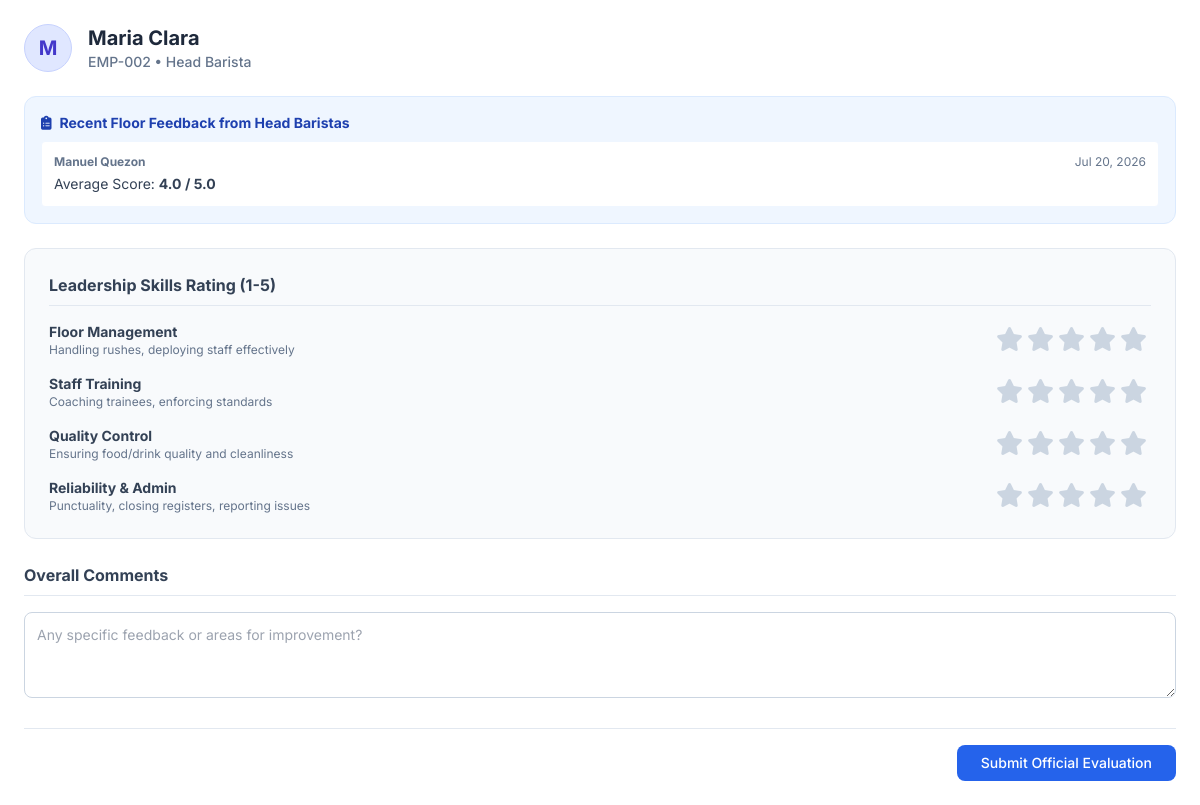
Screenshot of /cafe_hrms/performance_form.php?employee_id=2 (signed in) with the database file from the repository.
### tables this page shows
CREATE TABLE `employees` (
  `id` int NOT NULL,
  `employee_id` varchar(80) NOT NULL,
  `first_name` varchar(150) DEFAULT NULL,
  `last_name` varchar(150) DEFAULT NULL,
  `email` varchar(255) NOT NULL,
  `phone` varchar(50) DEFAULT NULL,
  `position` varchar(120) DEFAULT NULL,
  `department` varchar(120) DEFAULT NULL,
  `employment_type` varchar(50) DEFAULT NULL,
  `status` varchar(50) NOT NULL DEFAULT 'Active',
  `sick_leave_balance` int NOT NULL DEFAULT '14',
  `termination_reason` varchar(100) DEFAULT NULL,
  `termination_details` text,
  `termination_date` date DEFAULT NULL,
  `date_hired` date DEFAULT NULL,
  `birthday` date DEFAULT NULL,
  `hourly_rate` decimal(12,2) NOT NULL DEFAULT '0.00',
  `last_raise_date` date DEFAULT NULL,
  `last_bonus_date` date DEFAULT NULL,
  `address` text,
  `emergency_contact` varchar(200) DEFAULT NULL,
  `bank_account` varchar(120) DEFAULT NULL,
  `tin` varchar(50) DEFAULT NULL,
  `sss` varchar(50) DEFAULT NULL,
  `philhealth` varchar(50) DEFAULT NULL,
  `pagibig` varchar(50) DEFAULT NULL,
  `government_ids` varchar(255) DEFAULT NULL,
  `photo` varchar(500) DEFAULT NULL,
  `created_at` datetime DEFAULT CURRENT_TIMESTAMP,
  `emergency_contact_name` varchar(255) DEFAULT NULL,
  `emergency_contact_phone` varchar(50) DEFAULT NULL,
  `valid_id_back_photo` varchar(500) DEFAULT NULL,
  `valid_id_photo` varchar(500) DEFAULT NULL,
  `education_level` varchar(50) DEFAULT NULL,
  `school_name` varchar(150) DEFAULT NULL,
  `school_address` varchar(255) DEFAULT NULL,
  `year_graduated` varchar(20) DEFAULT NULL,
  `education_status` varchar(50) DEFAULT NULL,
  `course_diploma` varchar(150) DEFAULT NULL,
  `employment_category` varchar(50) DEFAULT 'Full-Time',
  `birthdate` date DEFAULT NULL,
  `sex` varchar(20) DEFAULT '',
  `nationality` varchar(100) DEFAULT '',
  `preferred_schedule` varchar(50) DEFAULT 'Any',
  `branch_id` int DEFAULT NULL,
  `employment_status` enum('Trainee','Probationary','Regular') NOT NULL DEFAULT 'Regular'
);

CREATE TABLE `performance_reviews` (
  `id` int NOT NULL,
  `employee_id` int NOT NULL,
  `evaluator_id` int NOT NULL,
  `review_date` date NOT NULL,
  `is_leadership` tinyint(1) NOT NULL DEFAULT '0',
  `evaluation_type` varchar(50) NOT NULL DEFAULT 'Official',
  `score_kitchen` int DEFAULT NULL,
  `score_cashier` int DEFAULT NULL,
  `score_cleaning` int DEFAULT NULL,
  `score_inventory` int DEFAULT NULL,
  `score_floor_mgmt` int DEFAULT NULL,
  `score_staff_training` int DEFAULT NULL,
  `score_quality_control` int DEFAULT NULL,
  `score_reliability` int DEFAULT NULL,
  `score_setup` int DEFAULT NULL,
  `score_scheduling` int DEFAULT NULL,
  `score_recruitment` int DEFAULT NULL,
  `score_compliance` int DEFAULT NULL,
  `total_score` decimal(3,2) NOT NULL,
  `comments` text,
  `created_at` datetime DEFAULT CURRENT_TIMESTAMP
);

CREATE TABLE `users` (
  `id` int NOT NULL,
  `name` varchar(200) NOT NULL,
  `username` varchar(100) NOT NULL,
  `email` varchar(255) NOT NULL,
  `password` varchar(255) NOT NULL,
  `role_id` int NOT NULL,
  `employee_id` int DEFAULT NULL,
  `verified` tinyint(1) NOT NULL DEFAULT '1',
  `created_at` datetime DEFAULT CURRENT_TIMESTAMP,
  `last_login` datetime DEFAULT NULL,
  `branch_id` int DEFAULT NULL
);

### cafe_hrms/functions.php (called while the page is built, shortened)
<?php
function h($value) {
    return htmlspecialchars((string)$value, ENT_QUOTES, 'UTF-8');
}

### cafe_hrms/performance_form.php (the view, shortened to what this page needs)
<?php
require_once __DIR__ . '/init.php';
$employee_id = isset($_GET['employee_id']) ? (int)$_GET['employee_id'] : 0;
$stmt = $pdo->prepare('SELECT *, CONCAT(first_name, " ",   last_name) AS full_name FROM employees WHERE id = ?');
$stmt->execute([$employee_id]);
$employee = $stmt->fetch();
$is_hr = (stripos($employee['position'], 'HR') !== false);
$is_leadership = !$is_hr && ((stripos($employee['position'], 'Head Barista') !== false) || (stripos($employee['position'], 'Assistant Head') !== false));
$evaluation_type = 'Official';
$stmt = $pdo->prepare('SELECT pr.*, u.name as evaluator_name FROM performance_reviews pr JOIN users u ON pr.evaluator_id = u.id WHERE pr.employee_id = ? ORDER BY pr.id DESC LIMIT 3');
$stmt->execute([$employee_id]);
$floor_feedbacks = $stmt->fetchAll();
?>
<!DOCTYPE html>
<html lang="en">
<head>
    <script src="https://cdn.tailwindcss.com"></script>
    <link rel="stylesheet" href="https://cdnjs.cloudflare.com/ajax/libs/font-awesome/6.4.0/css/all.min.css">
</head>
<body class="p-6 text-slate-800 antialiased">
<div class="mb-6 flex items-center">
    <div class="h-12 w-12 rounded-full bg-indigo-100 flex items-center justify-center text-indigo-700 font-bold text-xl mr-4 border border-indigo-200">
        <?= h(strtoupper(substr($employee['full_name'], 0, 1))) ?>
    </div>
    <div>
        <h2 class="text-xl font-bold text-slate-800"><?= h($employee['full_name']) ?></h2>
        <p class="text-sm text-slate-500 font-medium"><?= h($employee['employee_id']) ?> &bull; <?= h($employee['position']) ?></p>
    </div>
</div>
<?php if ($evaluation_type === 'Official' && count($floor_feedbacks) > 0): ?>
<div class="mb-6 bg-blue-50 rounded-xl p-4 border border-blue-100">
    <h4 class="font-bold text-blue-800 text-sm mb-2"><i class="fa-solid fa-clipboard-list mr-2"></i>Recent Floor Feedback from Head Baristas</h4>
    <div class="space-y-3">
        <?php foreach ($floor_feedbacks as $fb): ?>
            <div class="bg-white p-3 rounded border border-blue-50 text-sm">
                <div class="flex justify-between text-xs text-slate-500 mb-1">
                    <span><strong><?= h($fb['evaluator_name']) ?></strong></span>
                    <span><?= date('M d, Y', strtotime($fb['review_date'])) ?></span>
                </div>
                <div class="text-slate-700">Average Score: <strong><?= number_format($fb['total_score'], 1) ?> / 5.0</strong></div>
            </div>
        <?php endforeach; ?>
    </div>
</div>
<?php endif; ?>
<form autocomplete="off" method="POST" class="space-y-6">
    <div class="bg-slate-50 rounded-xl p-6 border border-slate-200 space-y-4">
        <h3 class="font-bold text-slate-700 border-b border-slate-200 pb-2 mb-4">
            <?php
            if ($is_hr) echo 'HR Skills Rating (1-5)';
            elseif ($is_leadership) echo 'Leadership Skills Rating (1-5)';
            else echo 'All-Rounder Skills Rating (1-5)';
            ?>
        </h3>
        <?php
        if ($is_hr) {
            $skills = [
                'score_setup' => ['title' => 'System Setup', 'desc' => 'Managing system configurations and employee data'],
                'score_scheduling' => ['title' => 'Scheduling', 'desc' => 'Creating efficient schedules and managing leaves'],
                'score_recruitment' => ['title' => 'Recruitment', 'desc' => 'Managing job postings and applicant flow'],
                'score_compliance' => ['title' => 'Compliance', 'desc' => 'Ensuring accurate timekeeping and policy enforcement']
            ];
        } elseif ($is_leadership) {
            $skills = [
                'score_floor_mgmt' => ['title' => 'Floor Management', 'desc' => 'Handling rushes, deploying staff effectively'],
                'score_staff_training' => ['title' => 'Staff Training', 'desc' => 'Coaching trainees, enforcing standards'],
                'score_quality_control' => ['title' => 'Quality Control', 'desc' => 'Ensuring food/drink quality and cleanliness'],
                'score_reliability' => ['title' => 'Reliability & Admin', 'desc' => 'Punctuality, closing registers, reporting issues']
            ];
        }
        foreach ($skills as $field => $data):
        ?>
        <div class="flex items-center justify-between">
            <div>
                <p class="font-bold text-slate-700 text-sm"><?= $data['title'] ?></p>
                <p class="text-xs text-slate-500"><?= $data['desc'] ?></p>
            </div>
            <div class="star-rating">
                <input type="radio" id="<?= $field ?>5" name="<?= $field ?>" value="5" required /><label for="<?= $field ?>5" title="5 stars"><i class="fa-solid fa-star"></i></label>
                <input type="radio" id="<?= $field ?>4" name="<?= $field ?>" value="4" /><label for="<?= $field ?>4" title="4 stars"><i class="fa-solid fa-star"></i></label>
                <input type="radio" id="<?= $field ?>3" name="<?= $field ?>" value="3" /><label for="<?= $field ?>3" title="3 stars"><i class="fa-solid fa-star"></i></label>
                <input type="radio" id="<?= $field ?>2" name="<?= $field ?>" value="2" /><label for="<?= $field ?>2" title="2 stars"><i class="fa-solid fa-star"></i></label>
                <input type="radio" id="<?= $field ?>1" name="<?= $field ?>" value="1" /><label for="<?= $field ?>1" title="1 star"><i class="fa-solid fa-star"></i></label>
            </div>
        </div>
        <?php endforeach; ?>
    </div>
    <div>
        <h3 class="font-bold text-slate-700 border-b border-slate-200 pb-2 mb-4">Overall Comments</h3>
        <textarea name="comments" rows="3" class="w-full border border-slate-300 rounded-lg p-3 text-sm focus:ring-2 focus:ring-blue-500 focus:border-blue-500" placeholder="Any specific feedback or areas for improvement?"></textarea>
    </div>
    <div class="flex justify-end pt-4 border-t border-slate-200">
        <button type="submit" class="px-6 py-2 bg-blue-600 hover:bg-blue-700 text-white text-sm font-medium rounded-lg transition-colors">
            <?= $evaluation_type === 'Official' ? 'Submit Official Evaluation' : 'Submit Floor Feedback' ?>
        </button>
    </div>
</form>
</body>
</html>

### cafe_hrms/performance_form.php (style rules this page uses)
body { font-family: 'Inter', sans-serif; background-color: #ffffff; }
.star-rating { display: flex; flex-direction: row-reverse; justify-content: flex-end; }
.star-rating label { color: #cbd5e1; font-size: 1.5rem; cursor: pointer; transition: color 0.2s; padding-right: 0.25rem; }

### rows the page displays
employees: employee "EMP-002", position "Head Barista"
performance_reviews: evaluator.name "Manuel Quezon", review_date "Jul 20, 2026", total_score "4.0"

### other values shown
substr($employee['full_name'], 0, 1) "M"
$employee['full_name'] "Maria Clara"
$data['title'] "Floor Management"
$data['desc'] "Handling rushes, deploying staff effectively"
$data['title'] "Staff Training"
$data['desc'] "Coaching trainees, enforcing standards"
$data['title'] "Quality Control"
$data['desc'] "Ensuring food/drink quality and cleanliness"
$data['title'] "Reliability & Admin"
$data['desc'] "Punctuality, closing registers, reporting issues"
